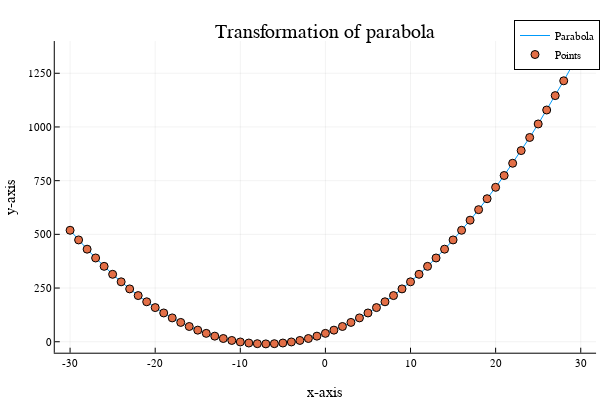

The notebook cell this image was saved under:
### Code cell
plot(x,y,label="Parabola")
scatter!(x,y,label="Points")
xlabel!("x-axis")
ylabel!("y-axis")
title!("Transformation of parabola")

### Figure 1 — Plotly figure (JSON) as saved in the notebook; plotly's stock layout.template omitted (floating-point values rounded to 4 significant figures)
{"data": [{"colorbar": {"title": ""}, "legendgroup": "Parabola", "line": {"color": "rgba(0, 154, 250, 1.000)", "dash": "solid", "shape": "linear", "width": 1}, "mode": "lines", "name": "Parabola", "showlegend": true, "type": "scatter", "x": [-30, -29, -28, -27, -26, -25, -24, -23, -22, -21, -20, -19, -18, -17, -16, -15, -14, -13, -12, -11, -10, -9, -8, -7, -6, -5, -4, -3, -2, -1, 0, 1, 2, 3, 4, 5, 6, 7, 8, 9, 10, 11, 12, 13, 14, 15, 16, 17, 18, 19, 20, 21, 22, 23, 24, 25, 26, 27, 28, 29, 30], "xaxis": "x", "y": [519, 474, 431, 390, 351, 314, 279, 246, 215, 186, 159, 134, 111, 90, 71, 54, 39, 26, 15, 6, -1, -6, -9, -10, -9, -6, -1, 6, 15, 26, 39, 54, 71, 90, 111, 134, 159, 186, 215, 246, 279, 314, 351, 390, 431, 474, 519, 566, 615, 666, 719, 774, 831, 890, 951, 1014, 1079, 1146, 1215, 1286, 1359], "yaxis": "y", "zmax": null, "zmin": null}, {"colorbar": {"title": ""}, "legendgroup": "Points", "marker": {"color": "rgba(227, 111, 71, 1.000)", "line": {"color": "rgba(0, 0, 0, 1.000)", "width": 1}, "size": 8, "symbol": "circle"}, "mode": "markers", "name": "Points", "showlegend": true, "type": "scatter", "x": [-30, -29, -28, -27, -26, -25, -24, -23, -22, -21, -20, -19, -18, -17, -16, -15, -14, -13, -12, -11, -10, -9, -8, -7, -6, -5, -4, -3, -2, -1, 0, 1, 2, 3, 4, 5, 6, 7, 8, 9, 10, 11, 12, 13, 14, 15, 16, 17, 18, 19, 20, 21, 22, 23, 24, 25, 26, 27, 28, 29, 30], "xaxis": "x", "y": [519, 474, 431, 390, 351, 314, 279, 246, 215, 186, 159, 134, 111, 90, 71, 54, 39, 26, 15, 6, -1, -6, -9, -10, -9, -6, -1, 6, 15, 26, 39, 54, 71, 90, 111, 134, 159, 186, 215, 246, 279, 314, 351, 390, 431, 474, 519, 566, 615, 666, 719, 774, 831, 890, 951, 1014, 1079, 1146, 1215, 1286, 1359], "yaxis": "y", "zmax": null, "zmin": null}], "layout": {"annotations": [{"font": {"color": "rgba(0, 0, 0, 1.000)", "family": "sans-serif", "size": 20}, "rotation": 0, "showarrow": false, "text": "Transformation of parabola", "x": 0.5424, "xanchor": "center", "xref": "paper", "y": 1, "yanchor": "top", "yref": "paper"}], "height": 400, "legend": {"bgcolor": "rgba(255, 255, 255, 1.000)", "bordercolor": "rgba(0, 0, 0, 1.000)", "borderwidth": 1, "font": {"color": "rgba(0, 0, 0, 1.000)", "family": "sans-serif", "size": 11}, "title": {"font": {"color": "rgba(0, 0, 0, 1.000)", "family": "sans-serif", "size": 15}, "text": ""}, "tracegroupgap": 0, "traceorder": "normal", "x": 1, "xanchor": "auto", "y": 1, "yanchor": "auto"}, "margin": {"b": 20, "l": 0, "r": 0, "t": 20}, "paper_bgcolor": "rgba(255, 255, 255, 1.000)", "plot_bgcolor": "rgba(255, 255, 255, 1.000)", "showlegend": true, "width": 600, "xaxis": {"anchor": "y", "domain": [0.09128, 0.9934], "gridcolor": "rgba(0, 0, 0, 0.100)", "gridwidth": 0.5, "linecolor": "rgba(0, 0, 0, 1.000)", "mirror": false, "range": [-31.8, 31.8], "showgrid": true, "showline": true, "showticklabels": true, "tickangle": 0, "tickcolor": "rgb(0, 0, 0)", "tickfont": {"color": "rgba(0, 0, 0, 1.000)", "family": "sans-serif", "size": 11}, "tickmode": "array", "ticks": "inside", "ticktext": ["-30", "-20", "-10", "0", "10", "20", "30"], "tickvals": [-30, -20, -10, 0, 10, 20, 30], "title": "x-axis", "titlefont": {"color": "rgba(0, 0, 0, 1.000)", "family": "sans-serif", "size": 15}, "type": "-", "visible": true, "zeroline": false, "zerolinecolor": "rgba(0, 0, 0, 1.000)"}, "yaxis": {"anchor": "x", "domain": [0.07581, 0.9415], "gridcolor": "rgba(0, 0, 0, 0.100)", "gridwidth": 0.5, "linecolor": "rgba(0, 0, 0, 1.000)", "mirror": false, "range": [-51.07, 1400.0], "showgrid": true, "showline": true, "showticklabels": true, "tickangle": 0, "tickcolor": "rgb(0, 0, 0)", "tickfont": {"color": "rgba(0, 0, 0, 1.000)", "family": "sans-serif", "size": 11}, "tickmode": "array", "ticks": "inside", "ticktext": ["0", "250", "500", "750", "1000", "1250"], "tickvals": [0, 250, 500, 750, 1000, 1250], "title": "y-axis", "titlefont": {"color": "rgba(0, 0, 0, 1.000)", "family": "sans-serif", "size": 15}, "type": "-", "visible": true, "zeroline": false, "zerolinecolor": "rgba(0, 0, 0, 1.000)"}}}
